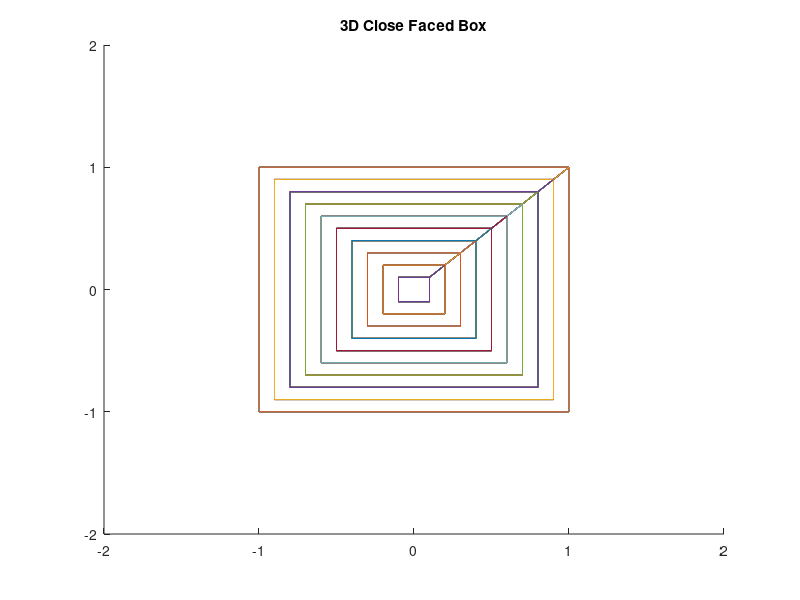
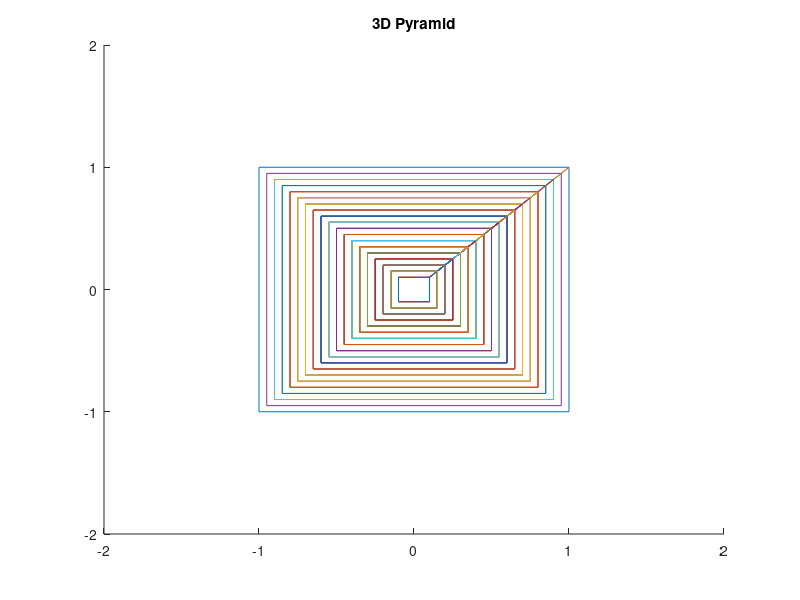
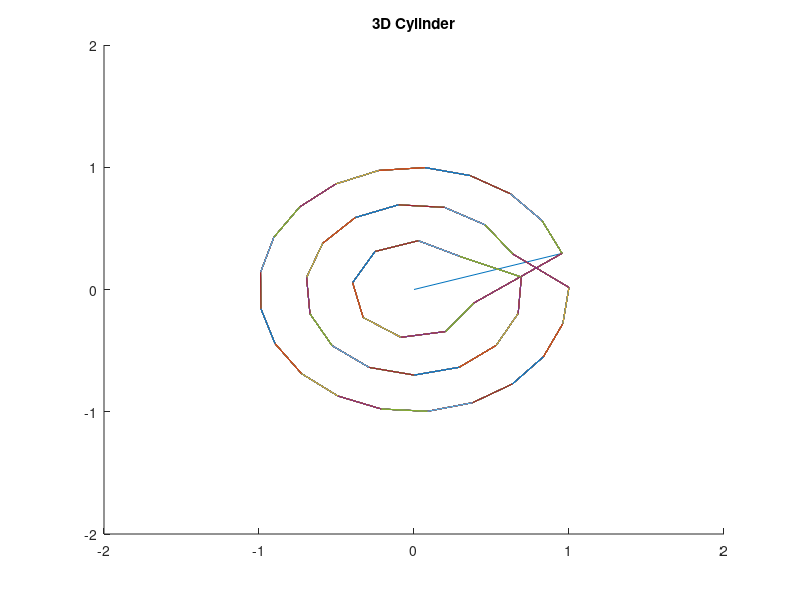

The MATLAB source for these figures, in order:
%% 3D Square Plotting

clear all; close all; clc;

%Open output coordinates text file
sid = fopen('data.txt', 'wt');

%Set this to the length of a side of desired square
sf = 1; %base square size scaling factor

%Set this to the height of the desired box
sZ = 2; %desired Z height for square box (minimum needs to be = zf or .1)

%Vertical Z variables
z0 = 0; %current incremented Z height
zf = 0.1; %z height factor (based on desired ink depth, default=0.1)
%To compute iterations, vertical height sZ = zf x zm
zm = round(sZ/zf); %number of vertical iterations needed

%Horizontal Y variables (X shares the Y variables)
y0 = 1*sf; %current incremented Y position
yf = 0.1; %y spacing factor (must be between 0.1 and 1(unfilled square))
sY = 2*sf; %y length
ym = round(sY/(yf*2)); %1/2 number of horizontal iterations needed

%Filled 2D Square
figure(1);
axis([-2*sf 2*sf -2*sf 2*sf 0 4*sf]);
title('3D Close Faced Box'); 
%fill3(X,Y,Z,2) %shades square area for better view

%2D to 3D Square Loop 
for i = 1:zm
    hold on;
    yold = y0; %these variables track the previous coordinates, only used for continuous MATLAB plotting
    zold = z0;
    X = [yold, y0, y0, -y0, -y0, y0];
    Y = [yold, y0, -y0, -y0, y0, y0];
    Z = [zold, z0, z0, z0, z0, z0];
    for i = 1:ym                    
        plot3(X,Y,Z); %<-- Send this array of coordinates to the printer        
        fprintf(sid, '%f %f %f \r\n', X(1),Y(1),Z(1)); %writes space separated coordinates to text file
        fprintf(sid, '%f %f %f \r\n', X(2),Y(2),Z(2));
        fprintf(sid, '%f %f %f \r\n', X(3),Y(3),Z(3));
        fprintf(sid, '%f %f %f \r\n', X(4),Y(4),Z(4));
        fprintf(sid, '%f %f %f \r\n', X(5),Y(5),Z(5));        
        yold = y0;
        y0 = y0 - yf; %decrement square diameter diagonally        
        X = [yold, y0, y0, -y0, -y0, y0];
        Y = [yold, y0, -y0, -y0, y0, y0];      
    end
    y0 = 1*sf; %reset y0
    z0 = z0 + zf; %increment height    
    hold off;
end

%Close out output text file
fclose(sid);

%% 3D Pyramid Plotting
% Warning: The base length, height, and slope must be carefully chosen to
% avoid extreme cases (very steep slope with short height, very narrow
% slope with short base), otherwise model fails.

clear all; close all; clc;

%Open output coordinates text file
pid = fopen('data.txt', 'wt');

%Set this to the length of a side of desired base square
sf = 1; %base square size scaling factor

%Set this to the angle of the sides
slp = 45; %slope of sides in degrees(must be between 0 to 90, set to 0 for square)

%Set this to the height of the desired pyramid
sZ = 2; %desired Z height for square box (minimum needs to be = zf or .1)

%Vertical Z variables
z0 = 0; %current incremented Z height
zf = 0.1; %z height factor (based on desired ink depth, default=0.1)
%To compute iterations, vertical height sZ = zf x zm
zm = round(sZ/zf); %number of vertical iterations needed

%Horizontal Y variables (X shares the Y variables)
y0 = 1*sf; %current incremented Y position
yf = 0.1; %y spacing factor (must be between 0.1 and 1(unfilled square))
sY = 2*sf; %y length
ym = round(sY/(yf*2)); %length decreases by twice scaling factor so half number of horizontal iterations needed

%Using law of sines to determine Y offset during each Z increment
% Based on the desired slope angle, the Y offset will be adjusted
% to create a decreasing square during each Z iteration so that 
% the shape of a pyramid emerges with evenly sloped sides
tAng = 90 - slp; %third angle of triangle
yOff = ((sZ/sin(tAng*pi/180))*sin(slp*pi/180))/zm; %calculate Y offset (zf/tAng = yOff/slp, law of sines)

%Filled 2D Square
figure(2);
axis([-2*sf 2*sf -2*sf 2*sf 0 4*sf]);
title('3D Pyramid'); 

%2D to 3D Square Loop 
for i = 1:zm
    hold on;    
    yold = y0; %these variables track the previous coordinates, only used for continuous MATLAB plotting
    zold = z0;
    X = [yold, y0, y0, -y0, -y0, y0];
    Y = [yold, y0, -y0, -y0, y0, y0];
    Z = [zold, z0, z0, z0, z0, z0];
    for j = 1:ym                    
        plot3(X,Y,Z); %<-- Send this array of coordinates to the printer
        fprintf(pid, '%f %f %f \r\n', X(1),Y(1),Z(1)); %writes space separated coordinates to text file
        fprintf(pid, '%f %f %f \r\n', X(2),Y(2),Z(2));
        fprintf(pid, '%f %f %f \r\n', X(3),Y(3),Z(3));
        fprintf(pid, '%f %f %f \r\n', X(4),Y(4),Z(4));
        fprintf(pid, '%f %f %f \r\n', X(5),Y(5),Z(5)); 
        yold = y0;
        y0 = y0 - yf; %decrement square diameter diagonally        
        X = [yold, y0, y0, -y0, -y0, y0];
        Y = [yold, y0, -y0, -y0, y0, y0];       
    end    
    y0 = (1*sf) - (yOff*i)/2; %reset y0 to new origin by subtracting half of offset  
    sY = (2*sf) - (yOff*i); %decrement to set new y length
    ym = round((sY/(yf*2))-0.5) %recalc y-loop & round down to avoid clipping
    z0 = z0 + zf %increment height    
    hold off;
end

%Close out output text file
fclose(pid);

%% 3D Cylinder Plotting

clear all; close all; clc;

%Open output coordinates text file
cid = fopen('data.txt', 'wt');

%Set this to the diameter of desired base circle
d = 2; %base circle size scaling factor

%Set this to the height of the desired pyramid
cZ = 2; %desired Z height for cylinder (minimum needs to be = zf or .1)

%Vertical Z variables
z0 = 0; %current incremented Z height
zf = 0.1; %z height factor (based on desired ink depth, default=0.1)
%To compute iterations, vertical height sZ = zf x zm
zm = round(cZ/zf); %number of vertical iterations needed

%Horizontal Y variables (X shares the Y variables)
x0 = 0; %current incremented X position
y0 = 0; %current incremented Y position
ys = 0.3; %y stepping factor (lower the better)
r = d/2; %radius
cir = 2*pi*r; %circumference
cAng = (2*pi)/(cir/ys); %slice up circle based on level of precision

%Filled 2D Square
figure(3);
axis([-d d -d d 0 2*cZ]);
title('3D Cylinder');

%2D to 3D Square Loop 
for i = 1:zm
    hold on;
    for j = 1:round(d/(2*ys)) %diameter size decreases by twice the stepping factor
        cir = 2*pi*r; %decrease circumference
        cAng = (2*pi)/(cir/ys); %slice up smaller circle based on level of precision
        xold = x0; %these variables track the previous coordinates, only used for continuous MATLAB plotting
        yold = y0;
        zold = z0;
        for k = 1:round((cir/ys))
            x0 = r * cos(cAng*k); %circle geometry
            y0 = r * sin(cAng*k); %circle geometry
            X = [xold,x0];
            Y = [yold,y0];
            Z = [zold,z0];
            plot3(X,Y,Z); %<-- Send this set of coordinates to the printer
            xold = x0;
            yold = y0;
            zold = z0;
            fprintf(cid, '%f %f %f \r\n', x0,y0,z0); %writes space separated coordinates to text file
        end
        r = (d/2) - (ys*j);        
    end
    r = d/2;
    z0 = z0 + zf; %increment height    
    hold off;
end

%Close out output text file
fclose(cid);